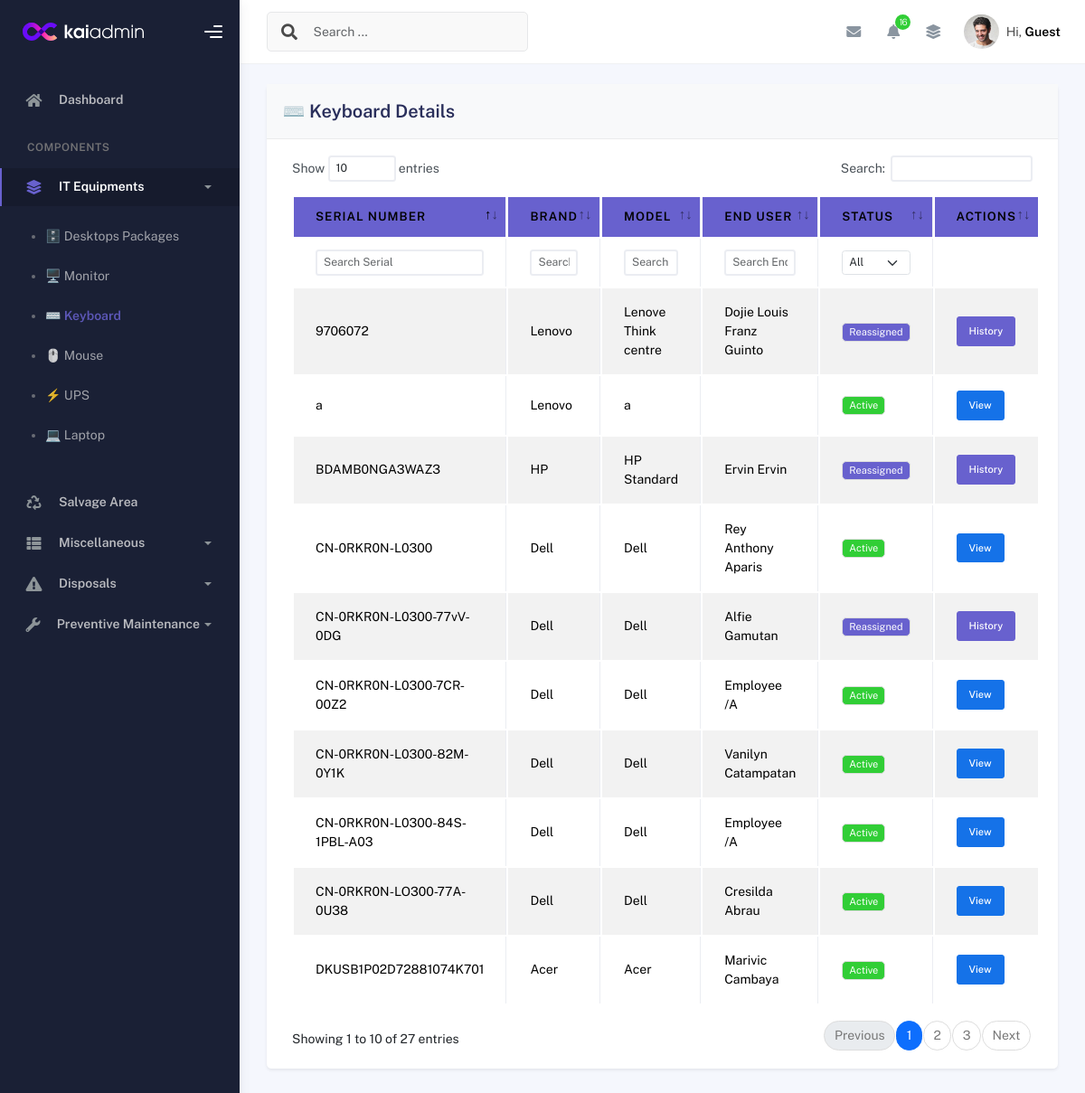
/keyboard_details/, run on the app's committed database.
### inventory/models.py (models this page shows, shortened)
class Brand(models.Model):
    name = models.CharField(max_length=100, unique=True)
    is_keyboard = models.BooleanField(default=False)
    is_mouse = models.BooleanField(default=False)
    is_monitor = models.BooleanField(default=False)
    is_ups = models.BooleanField(default=False)
    is_desktop = models.BooleanField(default=False)
    def __str__(self):
        return self.name

class KeyboardDetails(models.Model):
    desktop_package = models.ForeignKey(Desktop_Package, related_name='keyboards', on_delete=models.CASCADE)
    keyboard_sn_db = models.CharField(max_length=255)
    keyboard_sn_norm = models.CharField(
        max_length=255, null=True, blank=True,
        db_index=True, editable=False, unique=True
    )
    keyboard_brand_db = models.ForeignKey(Brand, on_delete=models.SET_NULL, null=True, blank=True)
    keyboard_model_db = models.CharField(max_length=255)
    is_disposed = models.BooleanField(default=False)
    created_at = models.DateTimeField(default=timezone.now)

class UserDetails(models.Model):
    desktop_package = models.ForeignKey(
        Desktop_Package, on_delete=models.CASCADE,
        null=True, blank=True, related_name='user_details'
    )
    laptop_package = models.ForeignKey(
        'LaptopPackage', on_delete=models.CASCADE,
        null=True, blank=True, related_name='user_details'
    )
    user_Enduser = models.ForeignKey(
        'Employee', on_delete=models.SET_NULL,
        null=True, blank=True, related_name='enduser_details'
    )
    user_Assetowner = models.ForeignKey(
        'Employee', on_delete=models.SET_NULL,
        null=True, blank=True, related_name='assetowner_details'
    )
    created_at = models.DateTimeField(auto_now_add=True)

class Employee(models.Model):
    desktop_package = models.ForeignKey(Desktop_Package, on_delete=models.CASCADE, null=True)
    employee_fname = models.CharField(max_length=100, blank=True, null=True)
    employee_mname = models.CharField(max_length=100, blank=True, null=True)
    employee_lname = models.CharField(max_length=100, blank=True, null=True)
    employee_position = models.CharField(max_length=100, blank=True, null=True)
    employee_office_section = models.ForeignKey('OfficeSection', on_delete=models.SET_NULL, null=True, blank=True)
    employee_level = models.CharField(max_length=100, blank=True, null=True)
    employee_status = models.CharField(max_length=100, blank=True, null=True)

class Desktop_Package(models.Model):
    is_disposed = models.BooleanField(default=False)
    disposal_date = models.DateField(null=True, blank=True)
    created_at = models.DateTimeField(auto_now_add=True)
    updated_at = models.DateTimeField(auto_now=True)
    qr_code = models.ImageField(upload_to='qr_codes', blank=True, null=True)
    pm_schedule_date = models.DateField(null=True, blank=True)
    pm_schedule_notes = models.TextField(null=True, blank=True)

class SalvagedKeyboard(models.Model):
    keyboard = models.ForeignKey("KeyboardDetails", on_delete=models.CASCADE)
    desktop_package = models.ForeignKey(
        Desktop_Package, related_name='salvaged_keyboards',
        on_delete=models.CASCADE, null=True
    )
    computer_name = models.CharField(max_length=255, blank=True, null=True)
    asset_owner = models.CharField(max_length=255, blank=True, null=True)
    keyboard_sn = models.CharField(max_length=255, blank=True, null=True)
    keyboard_brand = models.CharField(max_length=255, blank=True, null=True)
    keyboard_model = models.CharField(max_length=255, blank=True, null=True)
    salvage_date = models.DateTimeField(auto_now_add=True)
    notes = models.TextField(blank=True, null=True)
    is_reassigned = models.BooleanField(default=False)
    reassigned_to = models.ForeignKey(
        Desktop_Package, on_delete=models.SET_NULL,
        null=True, blank=True, related_name="reassigned_keyboards"
    )
    is_disposed = models.BooleanField(default=False)
    disposed_date = models.DateTimeField(null=True, blank=True)

### inventory/views.py (the view)
# urls.py: path('keyboard_details/', views.keyboard_details, name='keyboard_details'),
def keyboard_details(request):
    reassigned_qs = (
        SalvagedKeyboard.objects
        .filter(is_reassigned=True, is_disposed=False)
        .select_related("reassigned_to")
    )
    reassigned_serials = {(s.keyboard_sn or "").strip().lower() for s in reassigned_qs}
    active_qs = KeyboardDetails.objects.filter(is_disposed=False).select_related("desktop_package")
    active_data = []
    for k in active_qs:
        sn_norm = (k.keyboard_sn_db or "").strip().lower()
        if sn_norm in reassigned_serials:
            continue
        active_data.append({
            "id": k.id,
            "keyboard_sn_db": k.keyboard_sn_db,
            "keyboard_brand_db": k.keyboard_brand_db,
            "keyboard_model_db": k.keyboard_model_db,
            "desktop_package": k.desktop_package,
            "status": "active",
            "salvaged_id": None,
        })
    reassigned_data = []
    for s in reassigned_qs:
        reassigned_data.append({
            "id": s.id,
            "keyboard_sn_db": s.keyboard_sn,
            "keyboard_brand_db": s.keyboard_brand,
            "keyboard_model_db": s.keyboard_model,
            "desktop_package": s.reassigned_to,
            "status": "reassigned",
            "salvaged_id": s.id,
        })
    keyboards = active_data + reassigned_data
    return render(request, "keyboard_details.html", {"keyboards": keyboards})

### templates/keyboard_details.html (shortened to what this page needs)
{% extends 'base.html' %}
{% load static %}
{% block content %}
<div class="container">
  <div class="page-inner">
    <div class="row">
      <div class="col-md-12">
        <div class="card shadow-sm rounded">
          <div class="card-header bg-light">
            <h4 class="card-title mb-0">⌨️ Keyboard Details</h4>
          </div>
          <div class="card-body">
            <div class="table-responsive">
              <table id="keyboard-table" class="display table table-striped table-bordered">
                <thead class="text-white">
                  <tr>
                    <th style="background-color:#6861ce;">Serial Number</th>
                    <th style="background-color:#6861ce;">Brand</th>
                    <th style="background-color:#6861ce;">Model</th>
                    <th style="background-color:#6861ce;">End User</th>
                    <th style="background-color:#6861ce;">Status</th>
                    <th style="background-color:#6861ce;">Actions</th>
                  </tr>
                  <tr class="bg-white text-dark">
                    <th><input type="text" placeholder="Search Serial" class="form-control form-control-sm" /></th>
                    <th><input type="text" placeholder="Search Brand" class="form-control form-control-sm" /></th>
                    <th><input type="text" placeholder="Search Model" class="form-control form-control-sm" /></th>
                    <th><input type="text" placeholder="Search End User" class="form-control form-control-sm" /></th>
                    <th>
                      <select class="form-select form-select-sm">
                        <option value="">All</option>
                      </select>
                    </th>
                    <th></th>
                  </tr>
                </thead>
                <tbody>
                  {% for keyboard in keyboards %}
                  <tr>
                    <td>{{ keyboard.keyboard_sn_db }}</td>
                    <td>{{ keyboard.keyboard_brand_db }}</td>
                    <td>{{ keyboard.keyboard_model_db }}</td>
                    <td>
                      {% if keyboard.desktop_package and keyboard.desktop_package.user_details.first %}
                        {% with u=keyboard.desktop_package.user_details.first %}
                          {{ u.user_Enduser.employee_fname }} {{ u.user_Enduser.employee_lname }}
                        {% endwith %}
                      {% else %}N/A{% endif %}
                    </td>
                    <td>
                      {% if keyboard.status == "active" %}
                        <span class="badge bg-success">Active</span>
                      {% elif keyboard.status == "reassigned" %}
                        <span class="badge bg-secondary">Reassigned</span>
                      {% endif %}
                    </td>
                    <td>
                      {% if keyboard.status == "active" and keyboard.desktop_package %}
                        <a href="{% url 'desktop_details_view' keyboard.desktop_package.id %}#pills-keyboard"
                           class="btn btn-sm btn-primary">View</a>
                      {% elif keyboard.status == "reassigned" and keyboard.salvaged_id %}
                        <a href="{% url 'salvaged_keyboard_detail' keyboard.salvaged_id %}"
                           class="btn btn-sm btn-secondary">History</a>
                      {% else %}
                        —
                      {% endif %}
                    </td>
                  </tr>
                  {% empty %}
                  <tr><td colspan="6" class="text-center">No keyboard records</td></tr>
                  {% endfor %}
                </tbody>
              </table>
            </div>
          </div>
        </div>
      </div>
    </div>
  </div>
</div>
{% endblock %}

### data on the page
Brand: keyboard_sn_db "DKUSB1P02D72881074K701", keyboard_brand_db "Acer", keyboard_model_db "Acer", desktop_package.user_details.first.user_Enduser.employee_fname "Marivic", desktop_package.user_details.first.user_Enduser.employee_lname "Cambaya", shows "Active", shows "View"
Brand: keyboard_sn_db "CN-0RKR0N-LO300-77A-0U38", keyboard_brand_db "Dell", keyboard_model_db "Dell", desktop_package.user_details.first.user_Enduser.employee_fname "Cresilda", desktop_package.user_details.first.user_Enduser.employee_lname "Abrau", shows "Active", shows "View", keyboard_sn_db "CN-0RKR0N-L0300", desktop_package.user_details.first.user_Enduser.employee_fname "Rey Anthony", desktop_package.user_details.first.user_Enduser.employee_lname "Aparis", keyboard_sn_db "CN-0RKR0N-L0300-84S-1PBL-A03", desktop_package.user_details.first.user_Enduser.employee_fname "Employee", desktop_package.user_details.first.user_Enduser.employee_lname "/A", keyboard_sn_db "CN-0RKR0N-L0300-82M-0Y1K", desktop_package.user_details.first.user_Enduser.employee_fname "Vanilyn", desktop_package.user_details.first.user_Enduser.employee_lname "Catampatan", keyboard_sn_db "CN-0RKR0N-L0300-7CR-00Z2"
Brand: keyboard_sn_db "a", keyboard_brand_db "Lenovo", keyboard_model_db "a", shows "Active", shows "View"
Desktop_Package: keyboard_sn_db "9706072", keyboard_brand_db "Lenovo", keyboard_model_db "Lenove Think centre", desktop_package.user_details.first.user_Enduser.employee_fname "Dojie Louis Franz", desktop_package.user_details.first.user_Enduser.employee_lname "Guinto", shows "Reassigned", shows "History"
Desktop_Package: keyboard_sn_db "BDAMB0NGA3WAZ3", keyboard_brand_db "HP", keyboard_model_db "HP Standard", desktop_package.user_details.first.user_Enduser.employee_fname "Ervin", desktop_package.user_details.first.user_Enduser.employee_lname "Ervin", shows "Reassigned", shows "History"
Desktop_Package: keyboard_sn_db "CN-0RKR0N-L0300-77vV-0DG", keyboard_brand_db "Dell", keyboard_model_db "Dell", desktop_package.user_details.first.user_Enduser.employee_fname "Alfie", desktop_package.user_details.first.user_Enduser.employee_lname "Gamutan", shows "Reassigned", shows "History"

### other printed values
{{ pending_pm_count }} "16"
